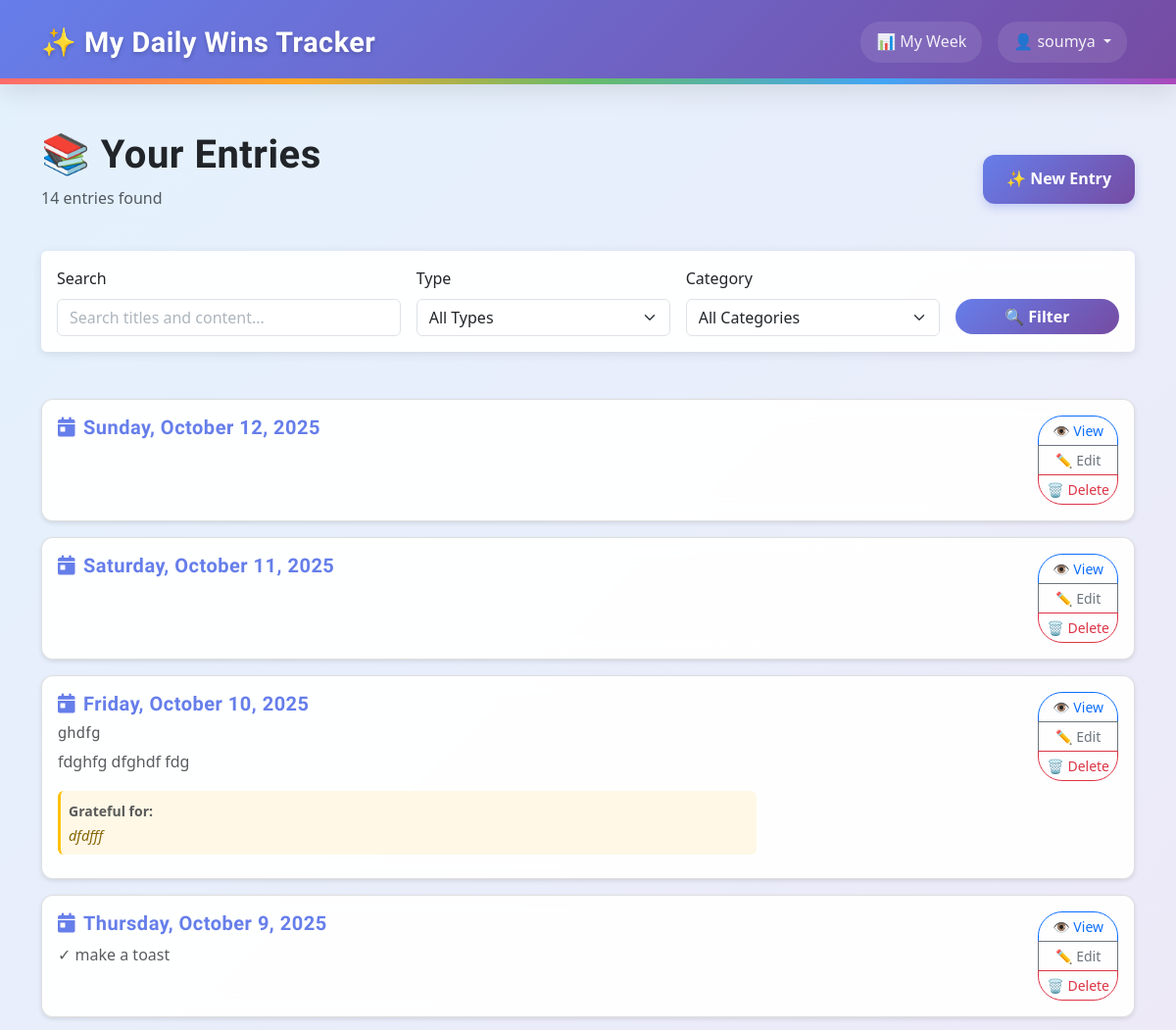
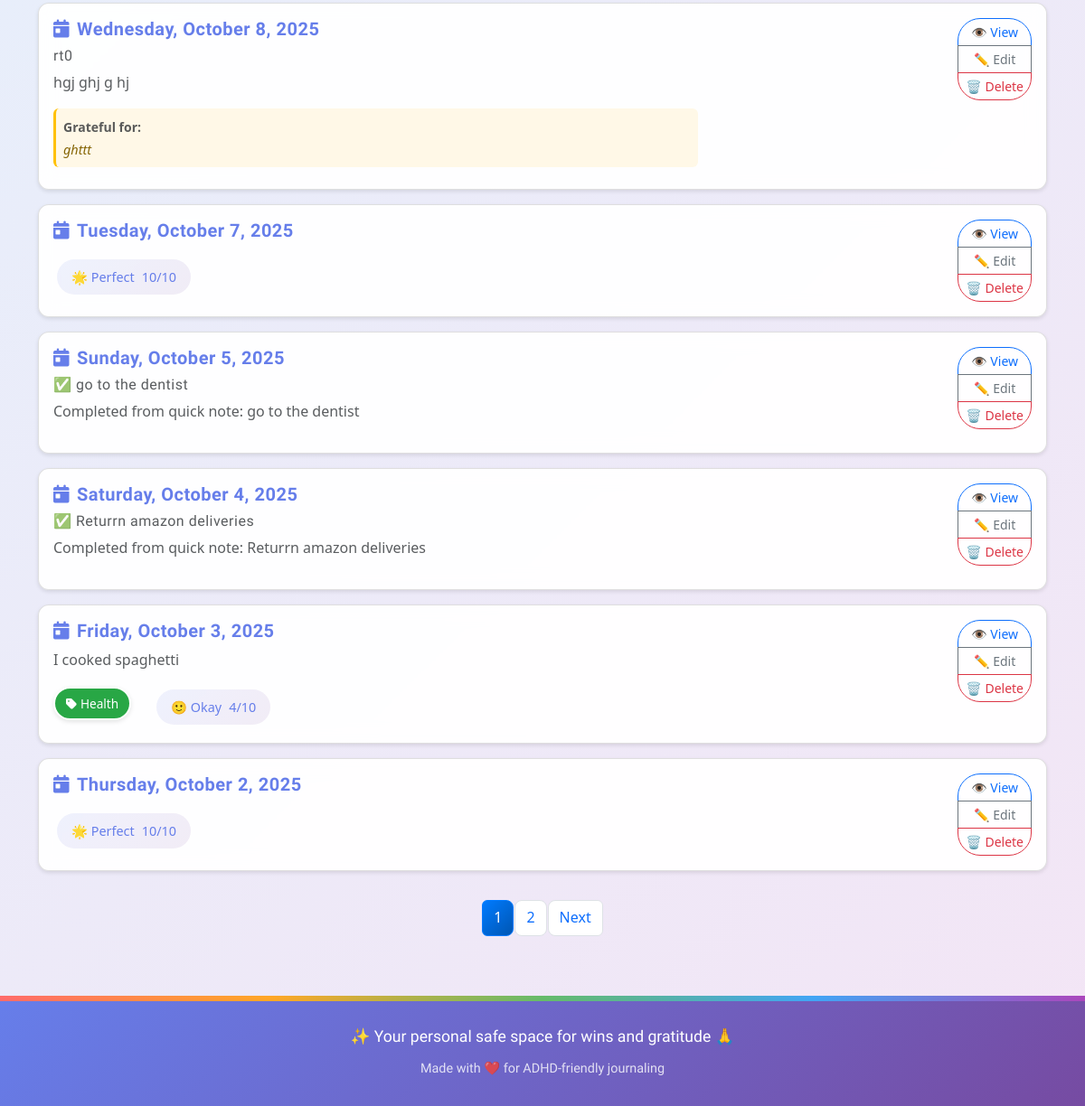
Page /entries/ (signed in) on the earlier database version (2 pictures, top to bottom).
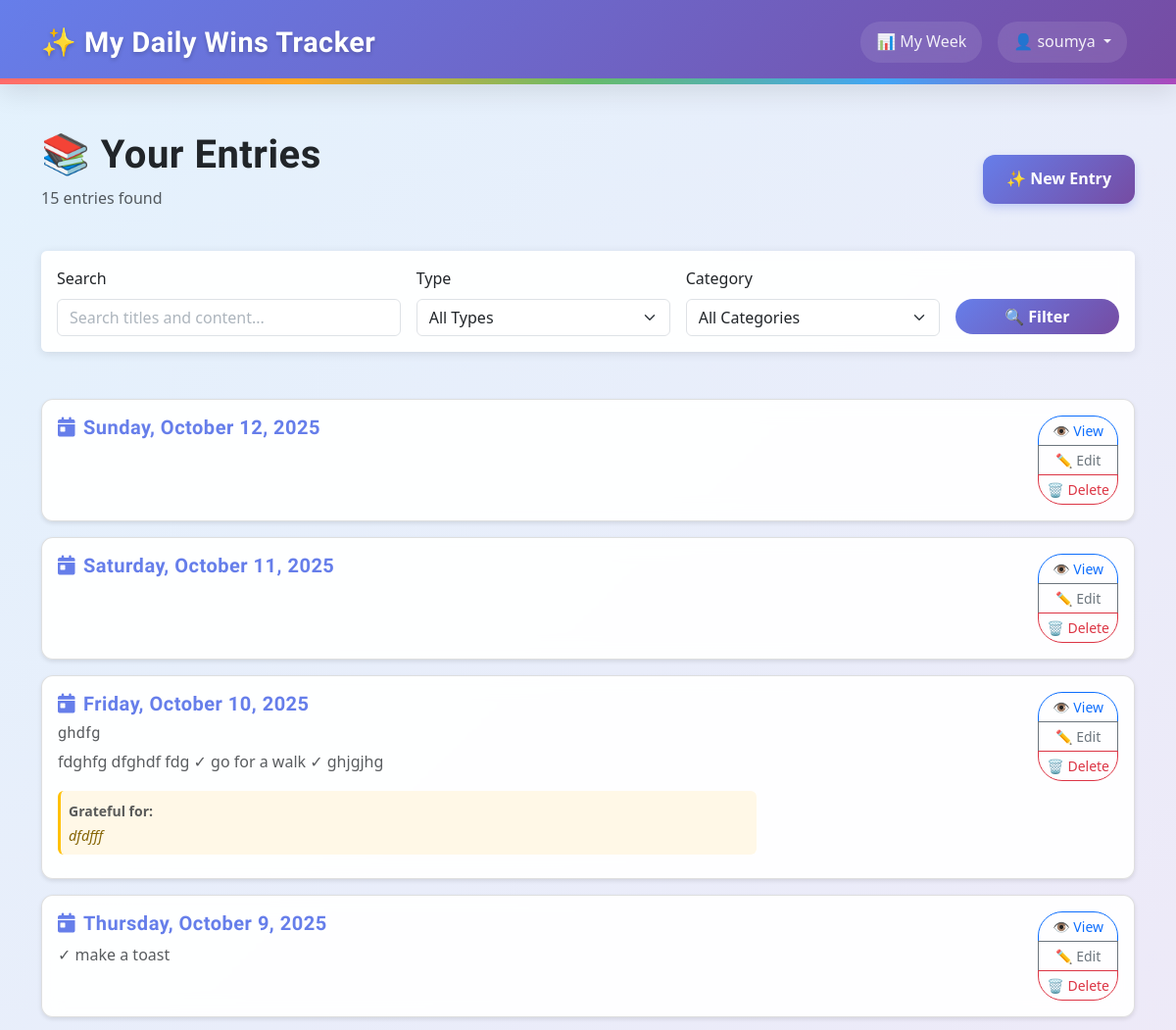
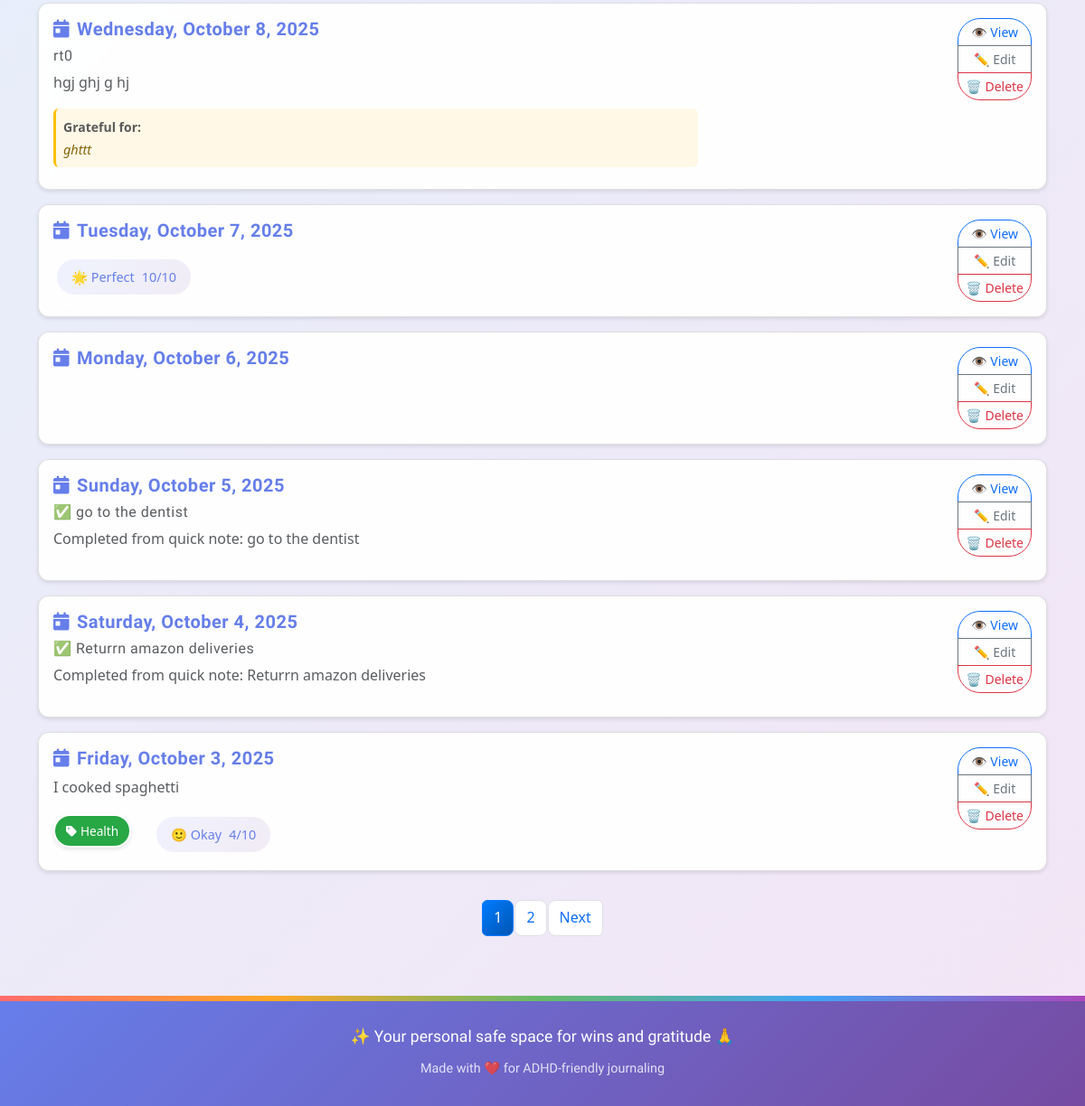
Same page on the later database version (2 pictures, top to bottom).
### tracker/models.py (models this page shows, shortened)
class Entry(models.Model):
    class MoodChoice(models.IntegerChoices):
        TERRIBLE = 1, '😰 Terrible'
        BAD = 2, '😞 Bad'
        MEH = 3, '😐 Meh'
        OKAY = 4, '🙂 Okay'
        GOOD = 5, '😊 Good'
        GREAT = 6, '😄 Great'
        AMAZING = 7, '🤩 Amazing'
        FANTASTIC = 8, '🥳 Fantastic'
        INCREDIBLE = 9, '✨ Incredible'
        PERFECT = 10, '🌟 Perfect'
    user = models.ForeignKey(User, on_delete=models.CASCADE, related_name='entries')
    entry_date = models.DateField(help_text="The date this entry is for", null=True, blank=True)
    title = models.CharField(max_length=200, blank=True, help_text="Short title for your daily win")
    content = models.TextField(blank=True, help_text="Details about your daily wins")
    mood_rating = models.IntegerField(
        choices=MoodChoice.choices,
        null=True,
        blank=True,
        help_text="How was your mood today?"
    )
    gratitude_text = models.TextField(
        blank=True,
        help_text="Today I was grateful for..."
    )
    date_created = models.DateTimeField(auto_now_add=True)
    date_modified = models.DateTimeField(auto_now=True)
    is_private = models.BooleanField(default=True)
    categories = models.ManyToManyField(
        Category,
        blank=True,
        related_name='entries',
        help_text="Optional categories for this entry"
    )
    class Meta:
        verbose_name_plural = "Entries"
        ordering = ['-entry_date', '-date_created']
        constraints = [
            UniqueConstraint(
                fields=['user', 'entry_date'],
                name='unique_entry_per_user_per_day',
                violation_error_message='You can only have one entry per day.'
            ),
            models.CheckConstraint(
                name='mood_rating_valid_choice',
                check=models.Q(mood_rating__isnull=True) | models.Q(mood_rating__in=[1,2,3,4,5,6,7,8,9,10]),
                violation_error_message='Mood rating must be between 1 and 10.',
            )
        ]
        indexes = [
            models.Index(fields=['user', '-entry_date']),  # Dashboard queries
            models.Index(fields=['user', 'entry_date']),   # Day lookups
            models.Index(fields=['mood_rating']),          # Filtering
        ]
    @property
    def mood_emoji(self):
        if self.mood_rating:
            return dict(self.MoodChoice.choices)[self.mood_rating]
        return "😶 No mood set"

class Category(models.Model):
    user = models.ForeignKey(User, on_delete=models.CASCADE, related_name='categories')
    name = models.CharField(max_length=100)
    color = models.CharField(
        max_length=7,
        default='#007bff',  # Bootstrap blue
        validators=[
            RegexValidator(
                regex='^#[0-9A-Fa-f]{6}$',
                message='Color must be a valid hex code (e.g., #007bff)'
            )
        ]
    )
    description = models.TextField(blank=True)  # Optional notes
    date_created = models.DateTimeField(auto_now_add=True)
    class Meta:
        verbose_name_plural = "Categories"
        ordering = ['name']
        constraints = [
            UniqueConstraint(
                Lower('name'), 'user',
                name='unique_category_name_per_user',
                violation_error_message='You already have a category with this name (case-insensitive).'
            )
        ]
        indexes = [
            models.Index(fields=['user', 'name']),
            Index(Lower('name'), name='idx_category_lower_name'),  # Functional index for case-insensitive lookups
        ]

### tracker/views.py (the view)
# urls.py: path("entries/", views.entry_list, name="entry_list"),
@login_required
def entry_list(request):
    entries = Entry.objects.filter(user=request.user)
    entry_type_filter = request.GET.get('type')
    if entry_type_filter == 'win':
        entries = entries.exclude(content__exact='')
    elif entry_type_filter == 'gratitude':
        entries = entries.exclude(gratitude_text__exact='')
    category_filter = request.GET.get('category')
    if category_filter:
        try:
            category_id = int(category_filter)
            entries = entries.filter(categories__id=category_id)
        except (ValueError, TypeError):
            pass
    search_query = request.GET.get('search')
    if search_query:
        entries = entries.filter(
            Q(title__icontains=search_query) |
            Q(content__icontains=search_query) |
            Q(gratitude_text__icontains=search_query)
        )
    entries = entries.distinct().order_by('-entry_date')
    paginator = Paginator(entries, 10)  # 10 entries per page
    page_number = request.GET.get('page')
    page_obj = paginator.get_page(page_number)
    user_categories = Category.objects.filter(user=request.user)
    context = {
        'page_obj': page_obj,
        'entries': page_obj,  # For template compatibility
        'user_categories': user_categories,
        'current_filter': entry_type_filter,
        'current_category': category_filter,
        'search_query': search_query or '',
        'total_count': entries.count(),
    }
    return render(request, 'tracker/entry_list.html', context)

### templates/tracker/entry_list.html (shortened to what the changed rows need)
{% extends "base.html" %}
{% load static %}
{% block extra_css %}
<link rel="stylesheet" href="{% static 'css/forms.css' %}">
{% endblock %}
{% block content %}
<div class="row">
    <div class="col-md-12">
        <div class="d-flex justify-content-between align-items-center mb-4">
            <div>
                <h1>📚 Your Entries</h1>
                <p class="text-muted">
                    {% if total_count %}
                        {{ total_count }} entr{{ total_count|pluralize:"y,ies" }} found
                    {% else %}
                        No entries yet
                    {% endif %}
                </p>
            </div>
        </div>
    </div>
</div>
<div class="row">
    <div class="col-md-12">
        {% if entries %}
            {% for entry in entries %}
                <div class="card entry-card mb-3">
                    <div class="card-body">
                        <div class="row">
                            <div class="col-md-8">
                                <div class="d-flex align-items-start">
                                    <div class="flex-grow-1">
                                        <h5 class="card-title mb-2">
                                            <a href="{% url 'entry_detail' entry.pk %}" class="text-decoration-none" style="color: #667eea;">
                                                <i class="fas fa-calendar-day me-2"></i>{{ entry.entry_date|date:"l, F j, Y" }}
                                            </a>
                                        </h5>
                                        {% if entry.title %}
                                            <h6 class="text-muted mb-2" style="font-weight: 500;">
                                                {{ entry.title }}
                                            </h6>
                                        {% endif %}
                                        <p class="card-text text-muted">
                                            {% if entry.content %}
                                                {{ entry.content|truncatewords:30 }}
                                            {% endif %}
                                        </p>
                                        {% if entry.gratitude_text %}
                                            <div class="p-2 mb-2" style="background: #fff8e7; border-radius: 6px; border-left: 3px solid #ffc107;">
                                                <small class="text-muted"><strong>Grateful for:</strong></small>
                                                <p class="card-text mb-0" style="font-style: italic; color: #856404; font-size: 0.9rem;">
                                                    {{ entry.gratitude_text|truncatewords:20 }}
                                                </p>
                                            </div>
                                        {% endif %}
                                        <div class="d-flex align-items-center gap-3 flex-wrap mt-2">
                                            {% if entry.categories.all %}
                                                <div class="d-flex flex-wrap gap-1">
                                                    {% for category in entry.categories.all %}
                                                        <span class="category-badge" style="background-color: {{ category.color }};">
                                                            <i class="fas fa-tag me-1"></i>{{ category.name }}
                                                        </span>
                                                    {% endfor %}
                                                </div>
                                            {% endif %}
                                            {% if entry.mood_rating %}
                                                <div class="mood-indicator">
                                                    <span>{{ entry.mood_emoji }}</span>
                                                    <span>{{ entry.mood_rating }}/10</span>
                                                </div>
                                            {% endif %}
                                        </div>
                                    </div>
                                </div>
                            </div>
                            <div class="col-md-4 text-end">
                                <div class="btn-group-vertical btn-group-sm" role="group">
                                    <a href="{% url 'entry_detail' entry.pk %}" class="btn btn-outline-primary">
                                        👁️ View
                                    </a>
                                    <a href="{% url 'entry_edit' entry.pk %}" class="btn btn-outline-secondary">
                                        ✏️ Edit
                                    </a>
                                    <button type="button" class="btn btn-outline-danger" onclick="deleteEntry({{ entry.pk }})">
                                        🗑️ Delete
                                    </button>
                                </div>
                            </div>
                        </div>
                    </div>
                </div>
            {% endfor %}
            {% if page_obj.has_other_pages %}
                <nav aria-label="Entry pagination">
                    <ul class="pagination justify-content-center">
                        {% for num in page_obj.paginator.page_range %}
                            {% if page_obj.number == num %}
                                <li class="page-item active">
                                    <span class="page-link">{{ num }}</span>
                                </li>
                            {% elif num > page_obj.number|add:'-3' and num < page_obj.number|add:'3' %}
                                <li class="page-item">
                                    <a class="page-link" href="?page={{ num }}">{{ num }}</a>
                                </li>
                            {% endif %}
                        {% endfor %}
                    </ul>
                </nav>
            {% endif %}
        {% endif %}
    </div>
</div>
{% endblock %}

Differences in the rows shown:
no longer on this page (row unchanged): Entry: entry_date "Thursday, October 2, 2025", mood_emoji "🌟 Perfect", mood_rating "10"
changed Entry "ghdfg": content "fdghfg dfghdf fdg" → "fdghfg dfghdf fdg ✓ go for a walk ✓ ghjgjhg"
added Entry: entry_date "Monday, October 6, 2025"
Other differences:
{{ total_count }}: "14" → "15"
